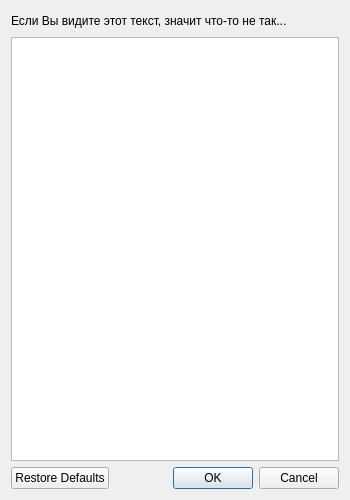
<?xml version="1.0" encoding="UTF-8"?>
<ui version="4.0">
 <class>dialog_packets</class>
 <widget class="QDialog" name="dialog_packets">
  <property name="geometry">
   <rect>
    <x>0</x>
    <y>0</y>
    <width>350</width>
    <height>500</height>
   </rect>
  </property>
  <property name="minimumSize">
   <size>
    <width>350</width>
    <height>500</height>
   </size>
  </property>
  <property name="windowTitle">
   <string>Dialog</string>
  </property>
  <layout class="QGridLayout" name="gridLayout">
   <item row="2" column="0" colspan="3">
    <widget class="QDialogButtonBox" name="buttonBox_actions">
     <property name="orientation">
      <enum>Qt::Horizontal</enum>
     </property>
     <property name="standardButtons">
      <set>QDialogButtonBox::Cancel|QDialogButtonBox::Ok|QDialogButtonBox::RestoreDefaults</set>
     </property>
     <property name="centerButtons">
      <bool>false</bool>
     </property>
    </widget>
   </item>
   <item row="0" column="0">
    <widget class="QLabel" name="label_presets">
     <property name="text">
      <string>Если Вы видите этот текст, значит что-то не так...</string>
     </property>
    </widget>
   </item>
   <item row="1" column="0" colspan="3">
    <widget class="QTableView" name="tableView">
     <property name="alternatingRowColors">
      <bool>true</bool>
     </property>
     <property name="sortingEnabled">
      <bool>true</bool>
     </property>
     <attribute name="horizontalHeaderDefaultSectionSize">
      <number>150</number>
     </attribute>
     <attribute name="horizontalHeaderStretchLastSection">
      <bool>true</bool>
     </attribute>
    </widget>
   </item>
   <item row="0" column="1">
    <spacer name="horizontalSpacer">
     <property name="orientation">
      <enum>Qt::Horizontal</enum>
     </property>
     <property name="sizeHint" stdset="0">
      <size>
       <width>1</width>
       <height>20</height>
      </size>
     </property>
    </spacer>
   </item>
  </layout>
 </widget>
 <resources/>
 <connections>
  <connection>
   <sender>buttonBox_actions</sender>
   <signal>accepted()</signal>
   <receiver>dialog_packets</receiver>
   <slot>accept()</slot>
   <hints>
    <hint type="sourcelabel">
     <x>236</x>
     <y>490</y>
    </hint>
    <hint type="destinationlabel">
     <x>157</x>
     <y>274</y>
    </hint>
   </hints>
  </connection>
  <connection>
   <sender>buttonBox_actions</sender>
   <signal>rejected()</signal>
   <receiver>dialog_packets</receiver>
   <slot>reject()</slot>
   <hints>
    <hint type="sourcelabel">
     <x>304</x>
     <y>490</y>
    </hint>
    <hint type="destinationlabel">
     <x>286</x>
     <y>274</y>
    </hint>
   </hints>
  </connection>
 </connections>
</ui>
